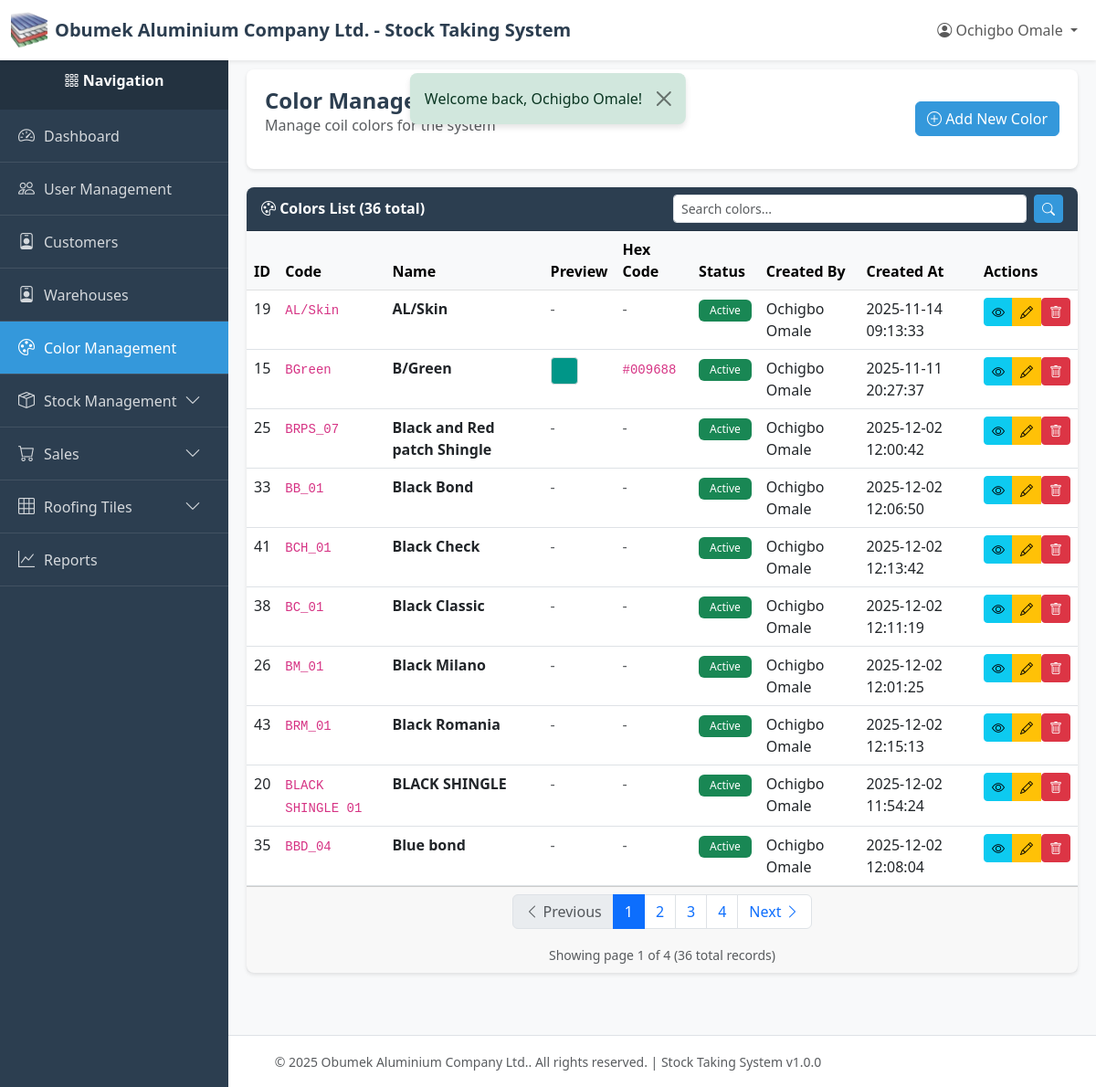
The app's page /index.php?page=colors (signed in) with its own data.
### tables this page shows
CREATE TABLE `colors` (
  `id` int(11) NOT NULL,
  `code` varchar(50) NOT NULL COMMENT 'Short code like IBeige, PGreen',
  `name` varchar(100) NOT NULL COMMENT 'Display name like I/Beige, P/Green',
  `hex_code` varchar(7) DEFAULT NULL COMMENT 'Optional hex color code for UI display',
  `is_active` tinyint(1) DEFAULT 1,
  `created_by` int(11) NOT NULL,
  `created_at` timestamp NOT NULL DEFAULT current_timestamp(),
  `updated_at` timestamp NULL DEFAULT NULL ON UPDATE current_timestamp(),
  `deleted_at` timestamp NULL DEFAULT NULL
);

CREATE TABLE `users` (
  `id` int(11) NOT NULL,
  `email` varchar(255) NOT NULL,
  `password` varchar(255) NOT NULL,
  `name` varchar(255) NOT NULL,
  `role` varchar(50) NOT NULL DEFAULT 'viewer',
  `created_at` timestamp NOT NULL DEFAULT current_timestamp(),
  `updated_at` timestamp NULL DEFAULT NULL ON UPDATE current_timestamp(),
  `deleted_at` timestamp NULL DEFAULT NULL
);

### index.php (called while the page is built, shortened)
<?php
require_once __DIR__ . '/utils/auth_middleware.php';
require_once __DIR__ . '/controllers/routes.php';

### utils/auth_middleware.php (called while the page is built, shortened)
<?php
function hasPermission($module, $action = ACTION_VIEW) {
    if (isset($_SESSION['user_role']) && $_SESSION['user_role'] === ROLE_SUPER_ADMIN) {
        return true;
    }
    $permissions = $_SESSION['permissions'];
    return in_array($action, $permissions[$module]);
}

### config/db.php (called while the page is built, shortened)
<?php
class Database {
    private static $instance = null;
    private $connection;
    private $host = 'localhost';
    private $db_name = 'obumuvcg_stockdb';
    private $username = 'root';
    private $password = '';
    private $charset = 'utf8mb4';
    private function __construct() {
        try {
            $dsn = "mysql:host={$this->host};dbname={$this->db_name};charset={$this->charset}";
            $options = [
                PDO::ATTR_ERRMODE            => PDO::ERRMODE_EXCEPTION,
                PDO::ATTR_DEFAULT_FETCH_MODE => PDO::FETCH_ASSOC,
                PDO::ATTR_EMULATE_PREPARES   => false,
            ];
            $this->connection = new PDO($dsn, $this->username, $this->password, $options);
        } catch (PDOException $e) {
            error_log("Database Connection Error: " . $e->getMessage());
            die("Database connection failed. Please contact the administrator.");
        }
    }
    public static function getInstance() {
        if (self::$instance === null) {
            self::$instance = new self();
        }
        return self::$instance;
    }
    public function getConnection() {
        return $this->connection;
    }
}

### models/color.php (called while the page is built, shortened)
<?php
require_once __DIR__ . '/../config/db.php';
class Color {
    private $db;
    private $table = 'colors';
    public function __construct() {
        $this->db = Database::getInstance()->getConnection();
    }
    public function getAll($limit = RECORDS_PER_PAGE, $offset = 0) {
        try {
            $sql = "SELECT c.*, u.name as created_by_name
                    FROM {$this->table} c
                    LEFT JOIN users u ON c.created_by = u.id
                    WHERE c.deleted_at IS NULL
                    ORDER BY c.name ASC
                    LIMIT ? OFFSET ?";
            $stmt = $this->db->prepare($sql);
            $stmt->execute([(int)$limit, (int)$offset]);
            return $stmt->fetchAll();
        } catch (PDOException $e) {
            error_log("Color fetch error: " . $e->getMessage());
            return [];
        }
    }
    public function count() {
        try {
            $sql = "SELECT COUNT(*) as total FROM {$this->table} WHERE deleted_at IS NULL";
            $stmt = $this->db->query($sql);
            $result = $stmt->fetch();
            return $result['total'] ?? 0;
        } catch (PDOException $e) {
            error_log("Color count error: " . $e->getMessage());
            return 0;
        }
    }
}

### utils/helpers.php (called while the page is built, shortened)
<?php
function formatDate($date, $format = 'Y-m-d H:i:s')
{
    $timestamp = strtotime($date);
    return $timestamp ? date($format, $timestamp) : $date;
}

### views/colors/index.php (the view, shortened to what this page needs)
<?php
require_once __DIR__ . '/../../config/db.php';
require_once __DIR__ . '/../../models/color.php';
require_once __DIR__ . '/../../utils/helpers.php';
$currentPage = isset($_GET['page_num']) ? (int)$_GET['page_num'] : 1;
$searchQuery = $_GET['search'] ?? '';
$colorModel = new Color();
if (!empty($searchQuery)) {
    $colors = $colorModel->search($searchQuery, RECORDS_PER_PAGE, ($currentPage - 1) * RECORDS_PER_PAGE);
    $totalColors = $colorModel->countSearch($searchQuery);
} else {
    $colors = $colorModel->getAll(RECORDS_PER_PAGE, ($currentPage - 1) * RECORDS_PER_PAGE);
    $totalColors = $colorModel->count();
}
require_once __DIR__ . '/../../layout/header.php';
require_once __DIR__ . '/../../layout/sidebar.php';
?>
<div class="content-wrapper">
    <div class="page-header">
        <div class="d-flex justify-content-between align-items-center">
            <div>
                <h1 class="page-title">Color Management</h1>
                <p class="text-muted">Manage coil colors for the system</p>
            </div>
            <?php if (hasPermission(MODULE_COLOR_MANAGEMENT, ACTION_CREATE)): ?>
            <a href="/new-stock-system/index.php?page=colors_create" class="btn btn-primary">
                <i class="bi bi-plus-circle"></i> Add New Color
            </a>
            <?php endif; ?>
        </div>
    </div>
    <div class="card">
        <div class="card-header">
            <div class="row align-items-center">
                <div class="col-md-6">
                    <i class="bi bi-palette"></i> Colors List (<?= $totalColors ?> total<?= !empty($searchQuery) ? ' - filtered' : '' ?>)
                </div>
                <div class="col-md-6">
                    <form method="GET" action="/new-stock-system/index.php" class="d-flex">
                        <input type="text" name="search" class="form-control form-control-sm me-2"
                               placeholder="Search colors..." value="<?php echo htmlspecialchars($searchQuery); ?>">
                        <button type="submit" class="btn btn-sm btn-primary"><i class="bi bi-search"></i></button>
                    </form>
                </div>
            </div>
        </div>
        <div class="card-body p-0">
            <?php if (empty($colors)): ?>
            <div class="alert alert-info m-3">
                <i class="bi bi-info-circle"></i>
                <?php if (!empty($searchQuery)): ?>
                    No colors found matching "<?php echo htmlspecialchars($searchQuery); ?>".
                <?php else: ?>
                    No colors found.
                <?php endif; ?>
            </div>
            <?php else: ?>
            <div class="table-responsive">
                <table class="table table-hover mb-0">
                    <thead class="table-light">
                        <tr>
                            <th>ID</th>
                            <th>Code</th>
                            <th>Name</th>
                            <th>Preview</th>
                            <th>Hex Code</th>
                            <th>Status</th>
                            <th>Created By</th>
                            <th>Created At</th>
                            <th>Actions</th>
                        </tr>
                    </thead>
                    <tbody>
                        <?php foreach ($colors as $color): ?>
                        <tr>
                            <td><?php echo $color['id']; ?></td>
                            <td><code><?php echo htmlspecialchars($color['code']); ?></code></td>
                            <td><strong><?php echo htmlspecialchars($color['name']); ?></strong></td>
                            <td>
                                <?php if (!empty($color['hex_code'])): ?>
                                    <div style="width: 30px; height: 30px; background-color: <?php echo htmlspecialchars($color['hex_code']); ?>; border: 1px solid #ddd; border-radius: 4px;"></div>
                                <?php else: ?>
                                    <span class="text-muted">-</span>
                                <?php endif; ?>
                            </td>
                            <td>
                                <?php if (!empty($color['hex_code'])): ?>
                                    <code><?php echo htmlspecialchars($color['hex_code']); ?></code>
                                <?php else: ?>
                                    <span class="text-muted">-</span>
                                <?php endif; ?>
                            </td>
                            <td>
                                <?php if ($color['is_active']): ?>
                                    <span class="badge bg-success">Active</span>
                                <?php else: ?>
                                    <span class="badge bg-secondary">Inactive</span>
                                <?php endif; ?>
                            </td>
                            <td><?php echo htmlspecialchars($color['created_by_name'] ?? '-'); ?></td>
                            <td><?php echo formatDate($color['created_at']); ?></td>
                            <td>
                                <?php
                                $id = $color['id'];
                                $canView = hasPermission(MODULE_COLOR_MANAGEMENT, ACTION_VIEW);
                                $canEdit = hasPermission(MODULE_COLOR_MANAGEMENT, ACTION_EDIT);
                                $canDelete = hasPermission(MODULE_COLOR_MANAGEMENT, ACTION_DELETE);
                                include __DIR__ . '/../../layout/quick_action_buttons.php';
                                ?>
                            </td>
                        </tr>
                        <?php endforeach; ?>
                    </tbody>
                </table>
            </div>
            <?php endif; ?>
        </div>
        <?php if (!empty($colors)): ?>
        <div class="card-footer">
            <?php $queryParams = $_GET; include __DIR__ . '/../../layout/pagination.php'; ?>
        </div>
        <?php endif; ?>
    </div>
</div>
<?php require_once __DIR__ . '/../../layout/footer.php'; ?>

### layout/quick_action_buttons.php (shortened to what this page needs)
<?php
$id = $id ?? 0;
$module = $module ?? '';
$canView = $canView ?? true;
$canEdit = $canEdit ?? true;
$canDelete = $canDelete ?? true;
?>
<div class="btn-group btn-group-sm" role="group">
    <?php if ($canView): ?>
    <a href="/new-stock-system/index.php?page=<?php echo $module; ?>_view&id=<?php echo $id; ?>"
       class="btn btn-info btn-sm"
       title="View Details">
        <i class="bi bi-eye"></i>
    </a>
    <?php endif; ?>
    <?php if ($canEdit): ?>
    <a href="/new-stock-system/index.php?page=<?php echo $module; ?>_edit&id=<?php echo $id; ?>"
       class="btn btn-warning btn-sm"
       title="Edit">
        <i class="bi bi-pencil"></i>
    </a>
    <?php endif; ?>
    <?php if ($canDelete): ?>
    <form method="POST"
          action="/new-stock-system/controllers/<?php echo $module; ?>/delete/index.php"
          style="display: inline;"
          onsubmit="return confirmDelete();">
        <button type="submit" class="btn btn-danger btn-sm" title="Delete">
            <i class="bi bi-trash"></i>
        </button>
    </form>
    <?php endif; ?>
</div>

### layout/header.php (style rules this page uses)
:root { --primary-color: #2c3e50; --secondary-color: #3498db; --success-color: #27ae60; --danger-color: #e74c3c; --warning-color: #f39c12; --sidebar-width: 250px; }
body { font-family: 'Segoe UI', Tahoma, Geneva, Verdana, sans-serif; background-color: #f8f9fa; }
.content-wrapper { flex: 1; padding: 20px; margin-left: var(--sidebar-width); transition: margin-left 0.3s; }
.page-header { background: white; padding: 20px; border-radius: 8px; box-shadow: 0 2px 4px rgba(0,0,0,0.1); margin-bottom: 20px; }
.page-title { margin: 0; color: var(--primary-color); font-size: 24px; font-weight: 600; }
.card { border: none; box-shadow: 0 2px 4px rgba(0,0,0,0.1); border-radius: 8px; }
.card-header { background-color: var(--primary-color); color: white; font-weight: 600; border-radius: 8px 8px 0 0 !important; }
.btn-primary { background-color: var(--secondary-color); border-color: var(--secondary-color); }
.table { background: white; }
.badge { padding: 6px 12px; font-weight: 500; }

### records on screen
colors: id "19", code "AL/Skin", name "AL/Skin", is_active "Active", created_by.name "Ochigbo Omale", created_at "2025-11-14 09:13:33"
colors: id "15", code "BGreen", name "B/Green", hex_code "#009688", is_active "Active", created_by.name "Ochigbo Omale", created_at "2025-11-11 20:27:37"
colors: id "25", code "BRPS_07", name "Black and Red patch Shingle", is_active "Active", created_by.name "Ochigbo Omale", created_at "2025-12-02 12:00:42"
colors: id "33", code "BB_01", name "Black Bond", is_active "Active", created_by.name "Ochigbo Omale", created_at "2025-12-02 12:06:50"
colors: id "41", code "BCH_01", name "Black Check", is_active "Active", created_by.name "Ochigbo Omale", created_at "2025-12-02 12:13:42"
colors: id "38", code "BC_01", name "Black Classic", is_active "Active", created_by.name "Ochigbo Omale", created_at "2025-12-02 12:11:19"
colors: id "26", code "BM_01", name "Black Milano", is_active "Active", created_by.name "Ochigbo Omale", created_at "2025-12-02 12:01:25"
colors: id "43", code "BRM_01", name "Black Romania", is_active "Active", created_by.name "Ochigbo Omale", created_at "2025-12-02 12:15:13"
colors: id "20", code "BLACK SHINGLE 01", name "BLACK SHINGLE", is_active "Active", created_by.name "Ochigbo Omale", created_at "2025-12-02 11:54:24"
colors: id "35", code "BBD_04", name "Blue bond", is_active "Active", created_by.name "Ochigbo Omale", created_at "2025-12-02 12:08:04"

### other values on screen
COMPANY_NAME "Obumek Aluminium Company Ltd."
APP_NAME "Stock Taking System"
$currentUser['name'] "Ochigbo Omale"
$flash['message'] "Welcome back, Ochigbo Omale!"
$totalColors "36"
$totalPages "4"
$currentPage "1"
$paginationData['total'] "36"
APP_VERSION "1.0.0"
